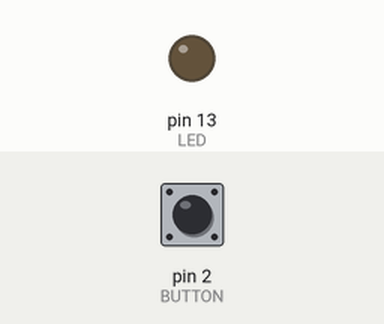
This sketch was run on a simulated Arduino Uno, built with avr-gcc and run on an emulated ATmega328P. Shown: output pins drawn as LEDs (lit = HIGH). Inputs (shaded band) come from the test bench; at power-on: pin 2 (BUTTON) HIGH.

Above: at 1.2 s.
1.3 s: pin 2 (BUTTON) pulled LOW for 0.15 s
At 2.2 s:
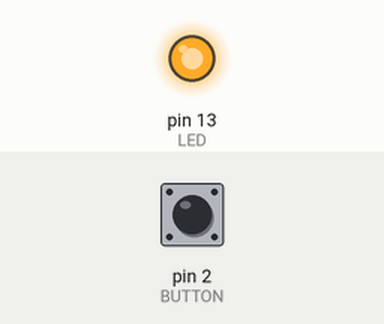
2.9 s: pin 2 (BUTTON) pulled LOW for 1 s
At 3.4 s:
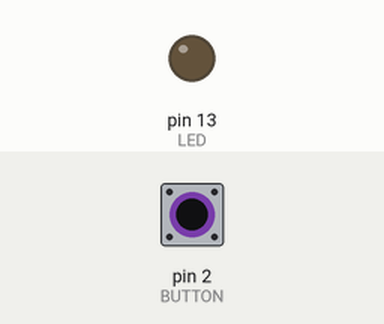
5.4 s: pin 2 (BUTTON) pulled LOW for 3.2 s
At 6.5 s:
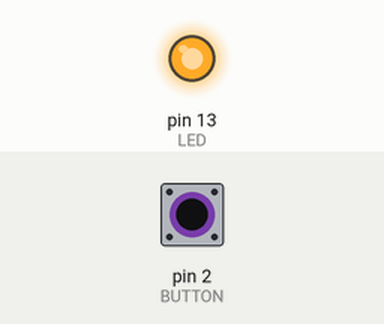
Timing chart, 0 to 8.4 s (numbered marks = the images above; inputs shaded):
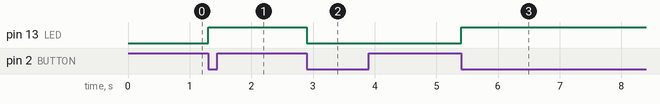

The sketch:

sketch.ino
```cpp
const int LED = 13;
const int BUTTON = 2;
volatile bool STATE = false;
void setup() {
  pinMode(LED, OUTPUT);
  pinMode(BUTTON, INPUT_PULLUP);
  attachInterrupt(digitalPinToInterrupt(BUTTON), ISRf, FALLING);
}

void loop() {
  digitalWrite(LED, STATE);
}

void ISRf(){
  STATE=!STATE;
}
```

Measured:
- after the input at 1.3 s, pin 13 (LED): LOW → HIGH at once
- after the input at 2.9 s, pin 13 (LED): HIGH → LOW at once
- after the input at 5.4 s, pin 13 (LED): LOW → HIGH at once
